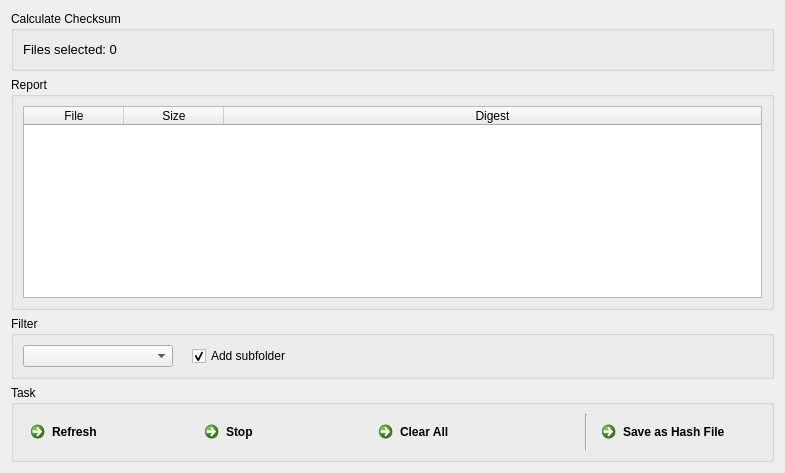
      <widget class="QWidget" name="tabChecksum">
       <attribute name="icon">
        <iconset resource="../ResourceCheckSumJack.qrc">
         <normaloff>:/new/prefix1/icon/validate.png</normaloff>:/new/prefix1/icon/validate.png</iconset>
       </attribute>
       <attribute name="title">
        <string>Checksum</string>
       </attribute>
       <layout class="QVBoxLayout" name="verticalLayout_4">
        <item>
         <widget class="QGroupBox" name="groupBox_2">
          <property name="maximumSize">
           <size>
            <width>16777215</width>
            <height>60</height>
           </size>
          </property>
          <property name="title">
           <string>Calculate Checksum</string>
          </property>
          <layout class="QVBoxLayout" name="verticalLayout_2">
           <item>
            <layout class="QHBoxLayout" name="horizontalLayout_5">
             <item>
              <widget class="QLabel" name="label_2">
               <property name="font">
                <font>
                 <family>MS Shell Dlg 2</family>
                 <pointsize>10</pointsize>
                </font>
               </property>
               <property name="text">
                <string>Files selected: 0</string>
               </property>
               <property name="textFormat">
                <enum>Qt::AutoText</enum>
               </property>
               <property name="alignment">
                <set>Qt::AlignCenter</set>
               </property>
               <property name="wordWrap">
                <bool>false</bool>
               </property>
              </widget>
             </item>
             <item>
              <spacer name="horizontalSpacer_10">
               <property name="orientation">
                <enum>Qt::Horizontal</enum>
               </property>
               <property name="sizeType">
                <enum>QSizePolicy::Maximum</enum>
               </property>
               <property name="sizeHint" stdset="0">
                <size>
                 <width>10</width>
                 <height>20</height>
                </size>
               </property>
              </spacer>
             </item>
             <item>
              <widget class="QLabel" name="labelStatus">
               <property name="font">
                <font>
                 <family>MS Shell Dlg 2</family>
                 <pointsize>10</pointsize>
                </font>
               </property>
               <property name="text">
                <string/>
               </property>
              </widget>
             </item>
             <item>
              <spacer name="horizontalSpacer_14">
               <property name="orientation">
                <enum>Qt::Horizontal</enum>
               </property>
               <property name="sizeHint" stdset="0">
                <size>
                 <width>40</width>
                 <height>20</height>
                </size>
               </property>
              </spacer>
             </item>
             <item>
              <widget class="QLabel" name="labelDir">
               <property name="font">
                <font>
                 <pointsize>10</pointsize>
                </font>
               </property>
               <property name="text">
                <string/>
               </property>
              </widget>
             </item>
             <item>
              <spacer name="horizontalSpacer_11">
               <property name="orientation">
                <enum>Qt::Horizontal</enum>
               </property>
               <property name="sizeType">
                <enum>QSizePolicy::Fixed</enum>
               </property>
               <property name="sizeHint" stdset="0">
                <size>
                 <width>400</width>
                 <height>20</height>
                </size>
               </property>
              </spacer>
             </item>
            </layout>
           </item>
          </layout>
         </widget>
        </item>
        <item>
         <widget class="QGroupBox" name="groupBox">
          <property name="enabled">
           <bool>true</bool>
          </property>
          <property name="autoFillBackground">
           <bool>false</bool>
          </property>
          <property name="title">
           <string>Report</string>
          </property>
          <property name="flat">
           <bool>false</bool>
          </property>
          <property name="checkable">
           <bool>false</bool>
          </property>
          <layout class="QVBoxLayout" name="verticalLayout">
           <item>
            <widget class="QTableWidget" name="tableWidget">
             <property name="contextMenuPolicy">
              <enum>Qt::CustomContextMenu</enum>
             </property>
             <property name="toolTip">
              <string>&lt;html&gt;&lt;head/&gt;&lt;body&gt;&lt;p&gt;Right click.&lt;/p&gt;&lt;/body&gt;&lt;/html&gt;</string>
             </property>
             <property name="autoScroll">
              <bool>true</bool>
             </property>
             <property name="autoScrollMargin">
              <number>16</number>
             </property>
             <property name="dragEnabled">
              <bool>true</bool>
             </property>
             <property name="dragDropMode">
              <enum>QAbstractItemView::DragDrop</enum>
             </property>
             <property name="textElideMode">
              <enum>Qt::ElideNone</enum>
             </property>
             <property name="showGrid">
              <bool>false</bool>
             </property>
             <property name="wordWrap">
              <bool>false</bool>
             </property>
             <property name="cornerButtonEnabled">
              <bool>false</bool>
             </property>
             <attribute name="horizontalHeaderHighlightSections">
              <bool>false</bool>
             </attribute>
             <attribute name="horizontalHeaderStretchLastSection">
              <bool>true</bool>
             </attribute>
             <attribute name="verticalHeaderVisible">
              <bool>false</bool>
             </attribute>
             <attribute name="verticalHeaderHighlightSections">
              <bool>false</bool>
             </attribute>
             <column>
              <property name="text">
               <string>File</string>
              </property>
             </column>
             <column>
              <property name="text">
               <string>Size</string>
              </property>
              <property name="textAlignment">
               <set>AlignHCenter|AlignVCenter|AlignCenter</set>
              </property>
             </column>
             <column>
              <property name="text">
               <string>Digest</string>
              </property>
              <property name="textAlignment">
               <set>AlignHCenter|AlignVCenter|AlignCenter</set>
              </property>
             </column>
            </widget>
           </item>
          </layout>
         </widget>
        </item>
        <item>
         <widget class="QGroupBox" name="groupBox_3">
          <property name="minimumSize">
           <size>
            <width>0</width>
            <height>60</height>
           </size>
          </property>
          <property name="maximumSize">
           <size>
            <width>16777215</width>
            <height>80</height>
           </size>
          </property>
          <property name="title">
           <string>Filter</string>
          </property>
          <layout class="QVBoxLayout" name="verticalLayout_15">
           <item>
            <layout class="QHBoxLayout" name="horizontalLayout_2">
             <item>
              <widget class="QComboBox" name="comboBox">
               <property name="minimumSize">
                <size>
                 <width>150</width>
                 <height>0</height>
                </size>
               </property>
               <property name="toolTip">
                <string>&lt;html&gt;&lt;head/&gt;&lt;body&gt;&lt;p&gt;&lt;span style=&quot; font-size:10pt; font-weight:600;&quot;&gt;Filter&lt;/span&gt;&lt;/p&gt;&lt;p&gt;Filter to include or exclude files from calculation. Use Tools -&amp;gt; Filter to create or modify filter settings.&lt;/p&gt;&lt;/body&gt;&lt;/html&gt;</string>
               </property>
              </widget>
             </item>
             <item>
              <spacer name="horizontalSpacer_13">
               <property name="orientation">
                <enum>Qt::Horizontal</enum>
               </property>
               <property name="sizeType">
                <enum>QSizePolicy::Maximum</enum>
               </property>
               <property name="sizeHint" stdset="0">
                <size>
                 <width>13</width>
                 <height>20</height>
                </size>
               </property>
              </spacer>
             </item>
             <item>
              <widget class="QCheckBox" name="checkBox">
               <property name="toolTip">
                <string>&lt;html&gt;&lt;head/&gt;&lt;body&gt;&lt;p&gt;&lt;span style=&quot; font-size:10pt; font-weight:600;&quot;&gt;Add subfolder&lt;/span&gt;&lt;/p&gt;&lt;p&gt;Use this to add all subfolder. (recursiv)&lt;/p&gt;&lt;/body&gt;&lt;/html&gt;</string>
               </property>
               <property name="text">
                <string>Add subfolder</string>
               </property>
               <property name="checked">
                <bool>true</bool>
               </property>
              </widget>
             </item>
             <item>
              <spacer name="horizontalSpacer_15">
               <property name="orientation">
                <enum>Qt::Horizontal</enum>
               </property>
               <property name="sizeType">
                <enum>QSizePolicy::Maximum</enum>
               </property>
               <property name="sizeHint" stdset="0">
                <size>
                 <width>13</width>
                 <height>20</height>
                </size>
               </property>
              </spacer>
             </item>
             <item>
              <widget class="QLabel" name="labelProgress">
               <property name="toolTip">
                <string>&lt;html&gt;&lt;head/&gt;&lt;body&gt;&lt;p&gt;&lt;span style=&quot; font-size:12pt;&quot;&gt;Please wait. This might take a while.&lt;/span&gt;&lt;/p&gt;&lt;/body&gt;&lt;/html&gt;</string>
               </property>
               <property name="text">
                <string/>
               </property>
              </widget>
             </item>
             <item>
              <spacer name="horizontalSpacer_2">
               <property name="orientation">
                <enum>Qt::Horizontal</enum>
               </property>
               <property name="sizeHint" stdset="0">
                <size>
                 <width>358</width>
                 <height>20</height>
                </size>
               </property>
              </spacer>
             </item>
            </layout>
           </item>
          </layout>
         </widget>
        </item>
        <item>
         <widget class="QGroupBox" name="groupBox_6">
          <property name="title">
           <string>Task</string>
          </property>
          <layout class="QVBoxLayout" name="verticalLayout_6">
           <item>
            <layout class="QHBoxLayout" name="horizontalLayout_3">
             <item>
              <widget class="QCommandLinkButton" name="commandLinkButtonRefresh">
               <property name="toolTip">
                <string>&lt;html&gt;&lt;head/&gt;&lt;body&gt;&lt;p&gt;&lt;span style=&quot; font-size:10pt; font-weight:600;&quot;&gt;Refresh&lt;/span&gt;&lt;/p&gt;&lt;p&gt;Refreshes the checksum calculation. Shortcut&lt;span style=&quot; font-weight:600;&quot;&gt; F5&lt;/span&gt;&lt;/p&gt;&lt;/body&gt;&lt;/html&gt;</string>
               </property>
               <property name="text">
                <string>Refresh</string>
               </property>
               <property name="icon">
                <iconset resource="../ResourceCheckSumJack.qrc">
                 <normaloff>:/new/prefix1/icon/refresh.png</normaloff>:/new/prefix1/icon/refresh.png</iconset>
               </property>
              </widget>
             </item>
             <item>
              <widget class="QCommandLinkButton" name="commandLinkButtonStop">
               <property name="toolTip">
                <string>&lt;html&gt;&lt;head/&gt;&lt;body&gt;&lt;p&gt;&lt;span style=&quot; font-size:10pt; font-weight:600;&quot;&gt;Stop&lt;/span&gt;&lt;/p&gt;&lt;/body&gt;&lt;/html&gt;</string>
               </property>
               <property name="text">
                <string>Stop</string>
               </property>
               <property name="icon">
                <iconset resource="../ResourceCheckSumJack.qrc">
                 <normaloff>:/new/prefix1/icon/stop.png</normaloff>:/new/prefix1/icon/stop.png</iconset>
               </property>
              </widget>
             </item>
             <item>
              <widget class="QCommandLinkButton" name="commandLinkButtonClearAll">
               <property name="toolTip">
                <string>&lt;html&gt;&lt;head/&gt;&lt;body&gt;&lt;p&gt;&lt;span style=&quot; font-size:10pt; font-weight:600;&quot;&gt;Clear All&lt;/span&gt;&lt;/p&gt;&lt;/body&gt;&lt;/html&gt;</string>
               </property>
               <property name="text">
                <string>Clear All</string>
               </property>
               <property name="icon">
                <iconset resource="../ResourceCheckSumJack.qrc">
                 <normaloff>:/new/prefix1/icon/clearall.png</normaloff>:/new/prefix1/icon/clearall.png</iconset>
               </property>
              </widget>
             </item>
             <item>
              <spacer name="horizontalSpacer_4">
               <property name="orientation">
                <enum>Qt::Horizontal</enum>
               </property>
               <property name="sizeHint" stdset="0">
                <size>
                 <width>40</width>
                 <height>20</height>
                </size>
               </property>
              </spacer>
             </item>
             <item>
              <widget class="Line" name="line">
               <property name="orientation">
                <enum>Qt::Vertical</enum>
               </property>
              </widget>
             </item>
             <item>
              <widget class="QCommandLinkButton" name="commandLinkButtonSaveChecksum">
               <property name="toolTip">
                <string>&lt;html&gt;&lt;head/&gt;&lt;body&gt;&lt;p&gt;&lt;span style=&quot; font-size:10pt; font-weight:600;&quot;&gt;Save Hash File&lt;/span&gt;&lt;/p&gt;&lt;p&gt;Saves hash file as shown in the report. Only one hash file is created. The file extension is set according to the selected hash.&lt;/p&gt;&lt;/body&gt;&lt;/html&gt;</string>
               </property>
               <property name="text">
                <string>Save as Hash File</string>
               </property>
               <property name="icon">
                <iconset resource="../ResourceCheckSumJack.qrc">
                 <normaloff>:/new/prefix1/icon/save.png</normaloff>:/new/prefix1/icon/save.png</iconset>
               </property>
              </widget>
             </item>
            </layout>
           </item>
          </layout>
         </widget>
        </item>
       </layout>
      </widget>
